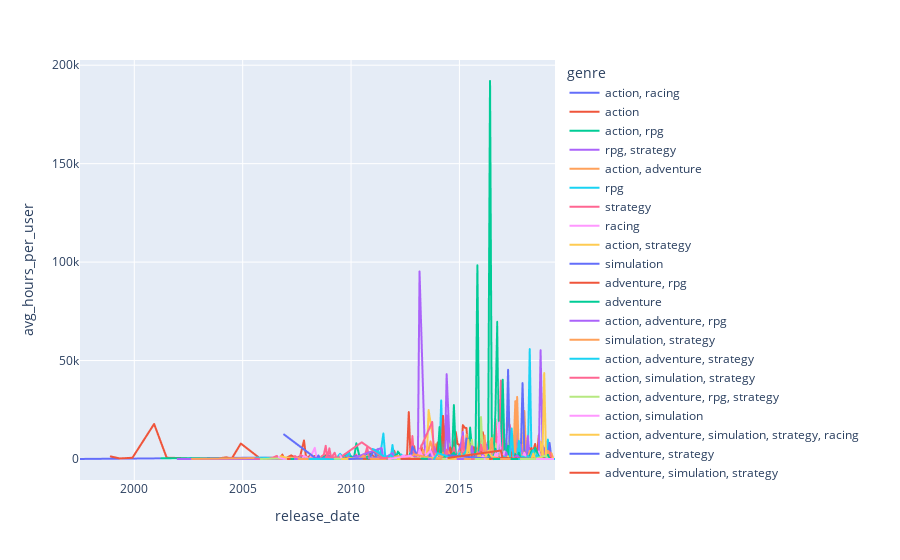

Notebook code cell kept with this figure:
### Code cell
fig = px.line(avg_hr_grouped, x='release_date',
              y='avg_hours_per_user', color='genre')
fig.show()
